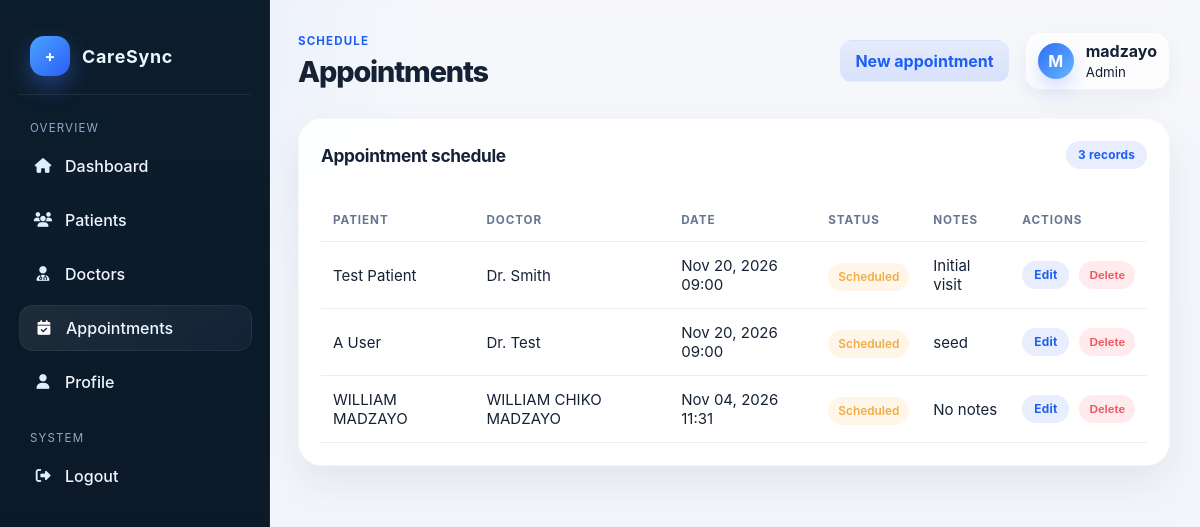
The page /appointments/ (signed in) on the database its author committed.
### users/models.py (models this page shows, shortened)
class UserProfile(models.Model):
    ROLE_CHOICES = [
        ('admin', 'Admin'),
        ('doctor', 'Doctor'),
        ('reception', 'Reception'),
        ('nurse', 'Nurse'),
        ('patient', 'Patient'),
    ]
    user = models.OneToOneField(User, on_delete=models.CASCADE, related_name='profile')
    role = models.CharField(max_length=20, choices=ROLE_CHOICES, default='admin')
    doctor = models.OneToOneField(
        'doctors.Doctor',
        on_delete=models.SET_NULL,
        null=True,
        blank=True,
        related_name='user_profile'
    )
    patient = models.OneToOneField(
        'patients.Patients',
        on_delete=models.SET_NULL,
        null=True,
        blank=True,
        related_name='user_profile'
    )
    phone = models.CharField(max_length=20, blank=True, null=True)
    created_at = models.DateTimeField(auto_now_add=True)
    updated_at = models.DateTimeField(auto_now=True)
    class Meta:
        verbose_name = 'User Profile'
        verbose_name_plural = 'User Profiles'

### appointments/models.py (models this page shows, shortened)
class Appointment(models.Model):
    STATUS_CHOICES = [
        ('scheduled', 'Scheduled'),
        ('completed', 'Completed'),
        ('cancelled', 'Cancelled'),
    ]
    patient = models.ForeignKey('patients.Patients', on_delete=models.CASCADE, related_name='appointments')
    doctor = models.ForeignKey('doctors.Doctor', on_delete=models.CASCADE, related_name='appointments')
    appointment_date = models.DateTimeField()
    status = models.CharField(max_length=20, choices=STATUS_CHOICES, default='scheduled')
    notes = models.TextField(blank=True, null=True)
    created_at = models.DateTimeField(auto_now_add=True)
    updated_at = models.DateTimeField(auto_now=True)
    class Meta:
        ordering = ['appointment_date']
        verbose_name = 'Appointment'
        verbose_name_plural = 'Appointments'

### patients/models.py (models this page shows)
class Patients(models.Model):
    GENDER_CHOICES = [
        ('male', 'Male'),
        ('female', 'Female'),
        ('other', 'Other'),
    ]
    first_name = models.CharField(max_length=100)
    last_name = models.CharField(max_length=100)
    email = models.EmailField(blank=True, null=True)
    phone = models.CharField(max_length=20, blank=True, null=True)
    date_of_birth = models.DateField(blank=True, null=True)
    gender = models.CharField(max_length=20, choices=GENDER_CHOICES, blank=True, null=True)
    address = models.TextField(blank=True, null=True)
    created_at = models.DateTimeField(auto_now_add=True)
    updated_at = models.DateTimeField(auto_now=True)
    class Meta:
        ordering = ['last_name', 'first_name']
        verbose_name = 'Patient'
        verbose_name_plural = 'Patients'
    def __str__(self):
        return f"{self.first_name} {self.last_name}"

### doctors/models.py (models this page shows)
class Doctor(models.Model):
    name = models.CharField(max_length=100)
    specialization = models.CharField(max_length=100)
    email = models.EmailField(unique=True)
    phone_number = models.CharField(max_length=15, unique=True)
    image = models.ImageField(upload_to='doctor_images/', null=True, blank=True)
    created_at = models.DateTimeField(auto_now_add=True)
    updated_at = models.DateTimeField(auto_now=True)
    class Meta:
        verbose_name = 'Doctor'
        verbose_name_plural = 'Doctors'
    def __str__(self):
        return self.name

### appointments/views.py (the view)
# urls.py: path('', appointments_home, name='appointments_home'),
@login_required
def appointments_home(request):
    appointments = Appointment.objects.select_related('patient', 'doctor').order_by('-appointment_date')
    return render(request, 'appointments/appointments.html', {'appointments': appointments})

### appointments/templates/appointments/appointments.html (shortened to what this page needs)
{% load static %}
<!DOCTYPE html>
<html lang="en">
<head>
    <link rel="stylesheet" href="https://cdnjs.cloudflare.com/ajax/libs/font-awesome/6.5.2/css/all.min.css">
    <link rel="stylesheet" href="{% static 'dashboard/styles.css' %}">
</head>
<body>
    <div class="dashboard-shell">
        <aside class="sidebar">
            <div class="brand">
                <div class="brand-mark">+</div>
                <h2>CareSync</h2>
            </div>
            <div class="nav-group">
                <div class="nav-group-title">Overview</div>
                <a class="nav-link" href="{% url 'dashboard_home' %}"><i class="nav-icon fa-solid fa-house"></i> Dashboard</a>
                <a class="nav-link" href="{% url 'patients' %}"><i class="nav-icon fa-solid fa-users"></i> Patients</a>
                <a class="nav-link" href="{% url 'doctor_home' %}"><i class="nav-icon fa-solid fa-user-doctor"></i> Doctors</a>
                <a class="nav-link active" href="{% url 'appointments_home' %}"><i class="nav-icon fa-solid fa-calendar-check"></i> Appointments</a>
                <a class="nav-link" href="{% url 'profile' %}"><i class="nav-icon fa-solid fa-user"></i> Profile</a>
            </div>
            <div class="nav-group">
                <div class="nav-group-title">System</div>
                <a class="nav-link" href="{% url 'logout' %}"><i class="nav-icon fa-solid fa-right-from-bracket"></i> Logout</a>
            </div>
        </aside>
        <main class="main">
            <header class="topbar">
                <div>
                    <p class="section-kicker">Schedule</p>
                    <h1>Appointments</h1>
                </div>
                <div class="topbar-actions">
                    <a href="{% url 'create_appointment' %}" class="toggle-btn" style="text-decoration:none; display:inline-flex; align-items:center;">New appointment</a>
                    <div class="profile-pill">
                        <div class="avatar">{{ request.user.username|slice:':1'|upper }}</div>
                        <div>
                            <strong>{{ request.user.username }}</strong><br>
                            <small>{{ request.user.profile.role|title }}</small>
                        </div>
                    </div>
                </div>
            </header>
            <section class="card">
                <div class="card-header">
                    <h3>Appointment schedule</h3>
                    <span class="badge">{{ appointments|length }} records</span>
                </div>
                <div class="table-wrap">
                    <table class="data-table">
                        <thead>
                            <tr>
                                <th>Patient</th>
                                <th>Doctor</th>
                                <th>Date</th>
                                <th>Status</th>
                                <th>Notes</th>
                                <th>Actions</th>
                            </tr>
                        </thead>
                        <tbody>
                            {% if appointments %}
                                {% for appointment in appointments %}
                                    <tr>
                                        <td>{{ appointment.patient }}</td>
                                        <td>{{ appointment.doctor }}</td>
                                        <td>{{ appointment.appointment_date|date:"M d, Y H:i" }}</td>
                                        <td><span class="pill {% if appointment.status == 'completed' %}success{% elif appointment.status == 'cancelled' %}danger{% else %}warning{% endif %}">{{ appointment.status|title }}</span></td>
                                        <td>{{ appointment.notes|default:'No notes' }}</td>
                                        <td>
                                            <div style="display:flex; gap:10px; align-items:center;">
                                                <a href="{% url 'edit_appointment' appointment.pk %}" class="badge" style="text-decoration:none;">Edit</a>
                                                <form method="post" action="{% url 'delete_appointment' appointment.pk %}" style="margin:0;">
                                                    <button type="submit" class="pill danger" style="border:none; cursor:pointer;">Delete</button>
                                                </form>
                                            </div>
                                        </td>
                                    </tr>
                                {% endfor %}
                            {% else %}
                                <tr>
                                    <td colspan="6">No appointments available.</td>
                                </tr>
                            {% endif %}
                        </tbody>
                    </table>
                </div>
            </section>
        </main>
    </div>
</body>
</html>

### rows shown on the page
Appointment: patient "Test Patient", doctor "Dr. Smith", appointment_date "Nov 20, 2026 09:00", status "Scheduled", notes "Initial visit"
Appointment: patient "A User", doctor "Dr. Test", appointment_date "Nov 20, 2026 09:00", status "Scheduled", notes "seed"
Appointment: patient "WILLIAM MADZAYO", doctor "WILLIAM CHIKO MADZAYO", appointment_date "Nov 04, 2026 11:31", status "Scheduled", notes "No notes"

### other values the page prints
{{ request.user.username|slice:':1'|upper }} "M"
{{ request.user.username }} "madzayo"
{{ request.user.profile.role|title }} "Admin"
{{ appointments|length }} "3"
